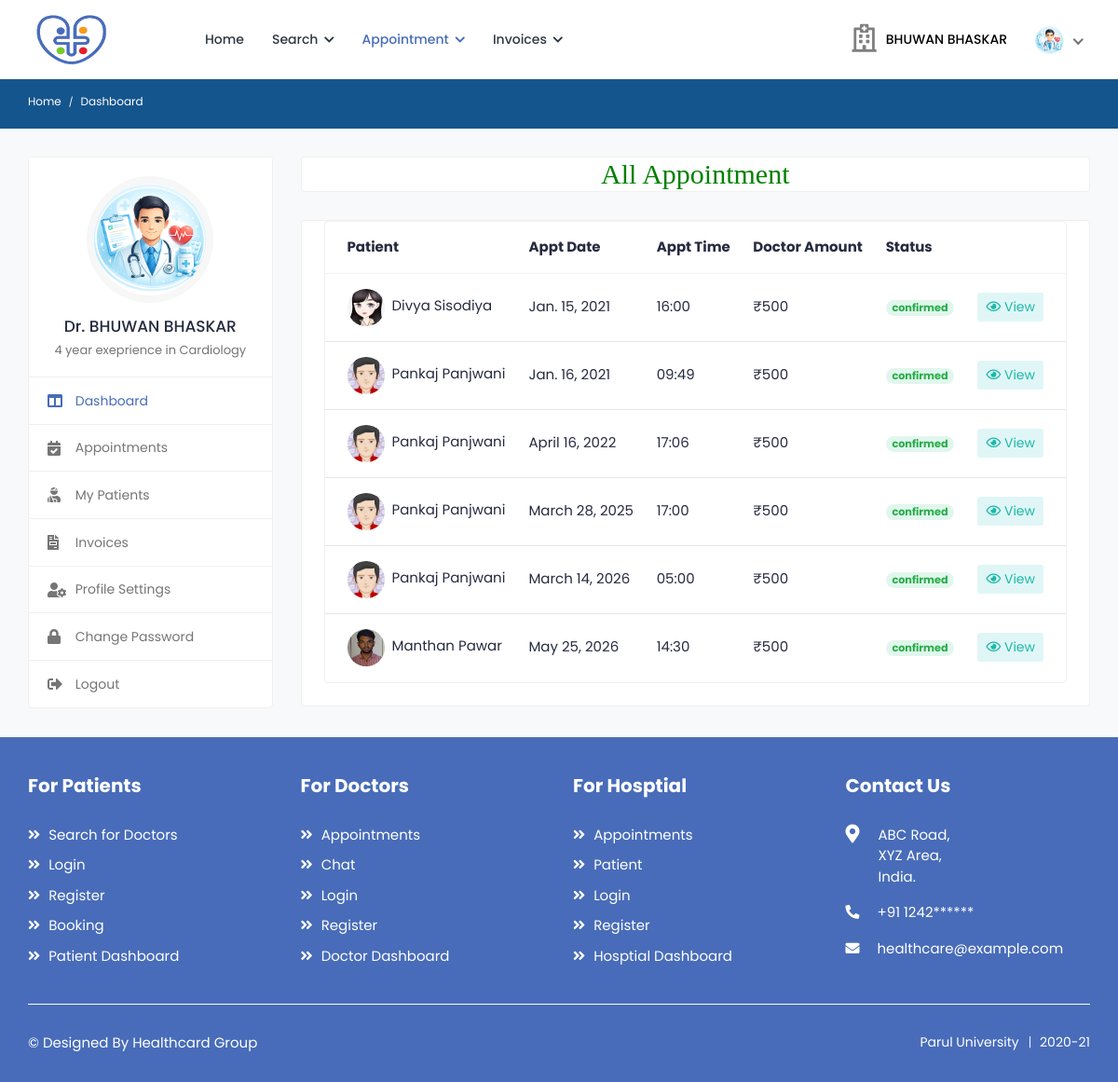
The page /all_patient_appointment (signed in) on the database as committed earlier.
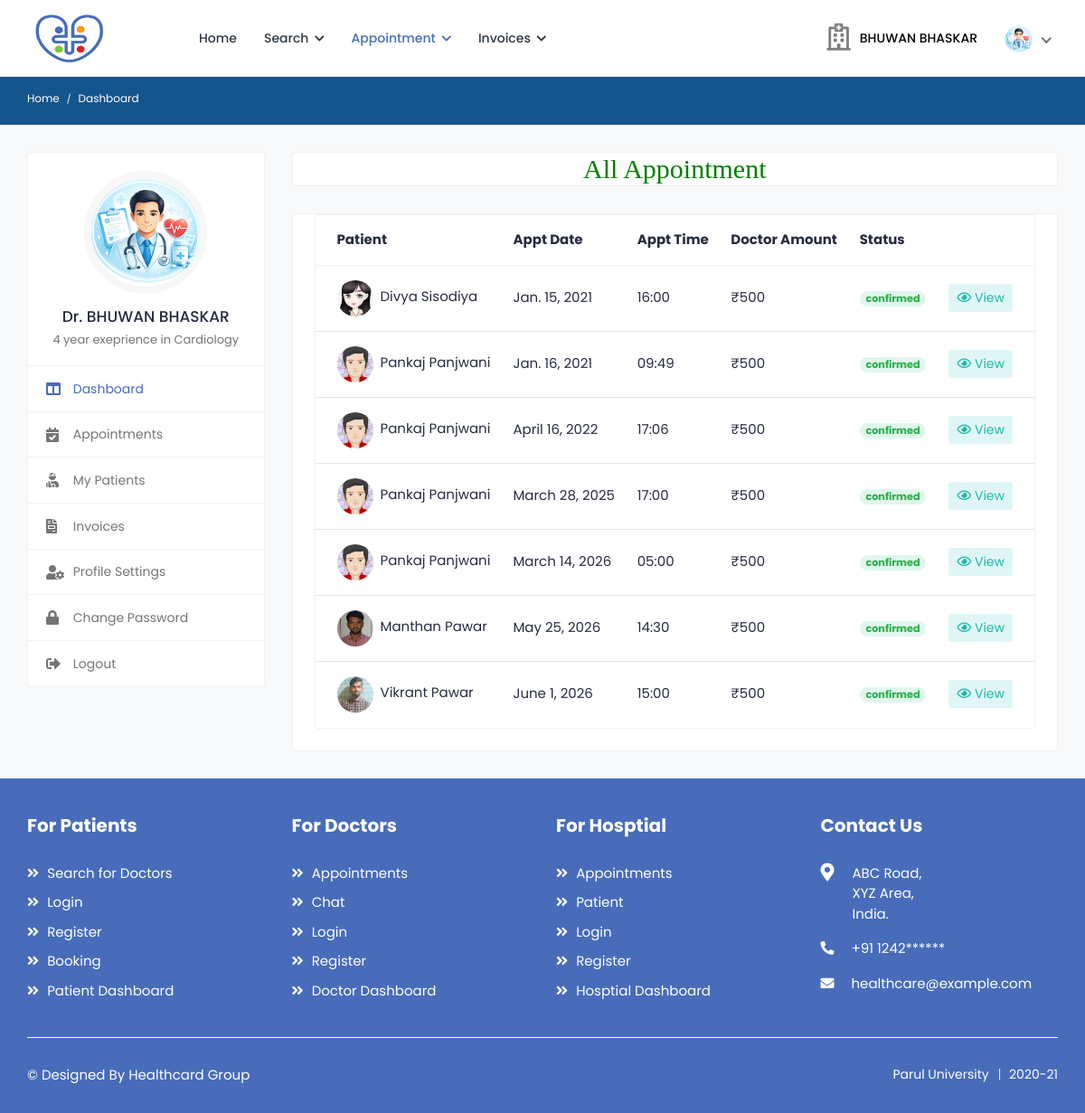
The same page on the database as committed later.
### health/models.py (models this page shows, shortened)
class Appointment(models.Model):
    doctor=models.ForeignKey(Doctor, on_delete=models.CASCADE, null=True)
    patient=models.ForeignKey(Patient, on_delete=models.CASCADE, null=True)
    medical=models.ForeignKey(Medical, on_delete=models.CASCADE, null=True)
    a_date=models.DateField(null=True)
    a_timing=models.CharField(max_length=100,null=True)
    status=models.CharField(max_length=100,null=True)
    p_status=models.CharField(max_length=100,null=True)

class Patient(models.Model):
    user = models.ForeignKey(User,on_delete=models.CASCADE,null=True)
    blood_group = models.CharField(max_length=10,choices=blood_group,null=True)
    health_uid = models.CharField(max_length=16,null=True)
    ex_year= models.CharField(max_length=10,null=True)
    ex_month= models.CharField(max_length=10,null=True)
    cvv = models.CharField(max_length=10,null=True)
    mobile = models.CharField(max_length=10,null=True)
    address = models.CharField(max_length=100,null=True)
    card_status = models.CharField(max_length=100,null=True)
    dob = models.DateField(null=True)
    image = models.FileField(null=True)

class Doctor(models.Model):
    status = models.CharField(max_length=100,null=True)
    user = models.ForeignKey(User, on_delete=models.CASCADE, null=True)
    mobile = models.CharField(max_length=10, null=True)
    address = models.CharField(max_length=100, null=True)
    experience = models.CharField(max_length=100, null=True)
    specialist = models.CharField(max_length=100, null=True)
    service = models.CharField(max_length=100, null=True)
    clinic = models.CharField(max_length=100, null=True)
    cl_address = models.CharField(max_length=100, null=True)
    daystiming = models.CharField(max_length=100, null=True)
    timing = models.CharField(max_length=100, null=True)
    price = models.CharField(max_length=100, null=True)
    dob = models.DateField(null=True)
    gender = models.CharField(max_length=100,choices=gender,null=True)
    biography = models.TextField(null=True)
    image = models.FileField(null=True)

### health/views.py (the view)
# urls.py: path('all_patient_appointment',all_patient_appointment,name="all_patient_appointment"),
def all_patient_appointment(request):
    pat = Appointment.objects.filter(doctor=Doctor.objects.get(user=request.user))
    d = {'data':pat}
    return render(request,'doctor/all_patient_appointment.html',d)

### health/templates/doctor/all_patient_appointment.html (shortened to what this page needs)
{% extends 'doctor/sidebar.html' %}
{% block b %}
{% load static %}
<h2 style="font-family:roman;color:green" align="center" class="card">All Appointment</h2>
							<div class="card">
								<div class="card-body pt-0">
									<div class="tab-content pt-0">
										<div id="pat_appointments" class="tab-pane fade show active">
											<div class="card card-table mb-0">
												<div class="card-body">
													<div class="table-responsive">
														<table class="table table-hover table-center mb-0">
															<thead>
																<tr>
																	<th>Patient</th>
																	<th>Appt Date</th>
																	<th>Appt Time</th>
																	<th>Doctor Amount</th>
																	<th>Status</th>
																	<th></th>
																</tr>
															</thead>
															<tbody>
															{% for i in data %}
																<tr>
																	<td>
																		<h2 class="table-avatar">
																			<a href="#" class="avatar avatar-sm mr-2">
																				<img class="avatar-img rounded-circle" src="{{i.patient.image.url}}" alt="User Image">
																			</a>
																			<a href="#">{{i.patient.user.first_name}} {{i.patient.user.last_name}}</a>
																		</h2>
																	</td>
																	<td>{{i.a_date}} </td>
																	<td>{{i.a_timing}}</td>
																	<td>₹{{i.doctor.price}}</td>
																	{% if i.status == "pending" %}
																	<td><span class="badge badge-pill bg-danger-light">{{i.status}}</span></td>
																	{% else %}
																	{% if i.status == "confirmed" %}
																	<td><span class="badge badge-pill bg-success-light">{{i.status}}</span></td>
																	{% endif %}
																	{% endif %}
																	<td class="text-right">
																		<div class="table-action">
																			<a href="{% url 'doctor_invoice' i.id %}" class="btn btn-sm bg-info-light">
																				<i class="far fa-eye"></i> View
																			</a>
																		</div>
																	</td>
																</tr>
																{% endfor %}
															</tbody>
														</table>
													</div>
												</div>
											</div>
										</div>
									</div>
								</div>
							</div>
{% endblock %}

Rows that differ between the two databases and show on the page:
added Appointment: patient.image (picture), patient.user.first_name "Vikrant", patient.user.last_name "Pawar", a_date "June 1, 2026", a_timing "15:00", doctor.price "500", status "confirmed"
